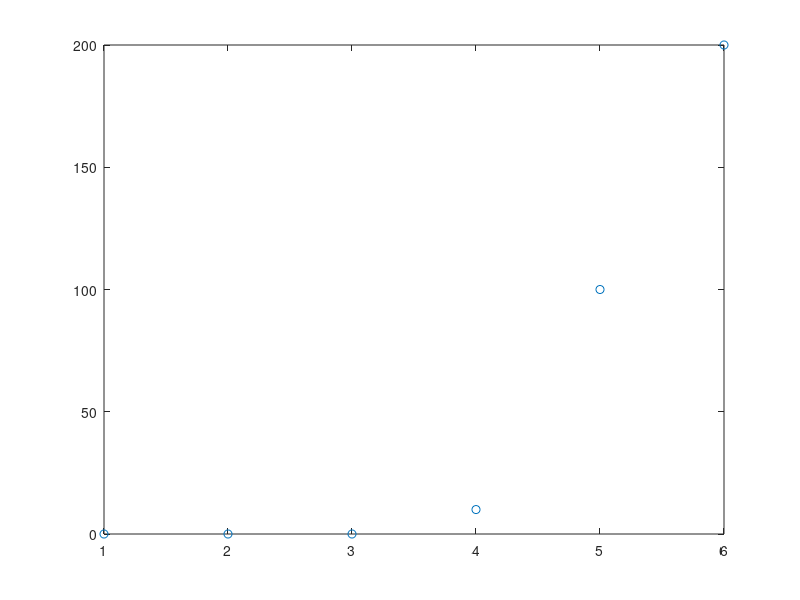

This figure's MATLAB source: (Note: this script raises an error after producing the figure.)
data = [0;0;0;10;100;200]
       [center,U,obj_fcn] = fcm(data,3);
       plot(data(:,1), 'o');
      hold on;
      maxU = max(U);
      % Find the data points with highest grade of membership in cluster 1
      index1 = find(U(1,:) == maxU);
      % Find the data points with highest grade of membership in cluster 2
      index2 = find(U(2,:) == maxU);
      % Find the data points with highest grade of membership in cluster 3
      index3 = find(U(3,:) == maxU);
      line(data(index1,1),data(index1,2),'marker','*','color','g');
      line(data(index2,1),data(index2,2),'marker','*','color','b');
      line(data(index3,1),data(index3,2),'marker','*','color','r');
      % Plot the cluster centers
      plot(center(1,1),'*','color','k')
      hold off;